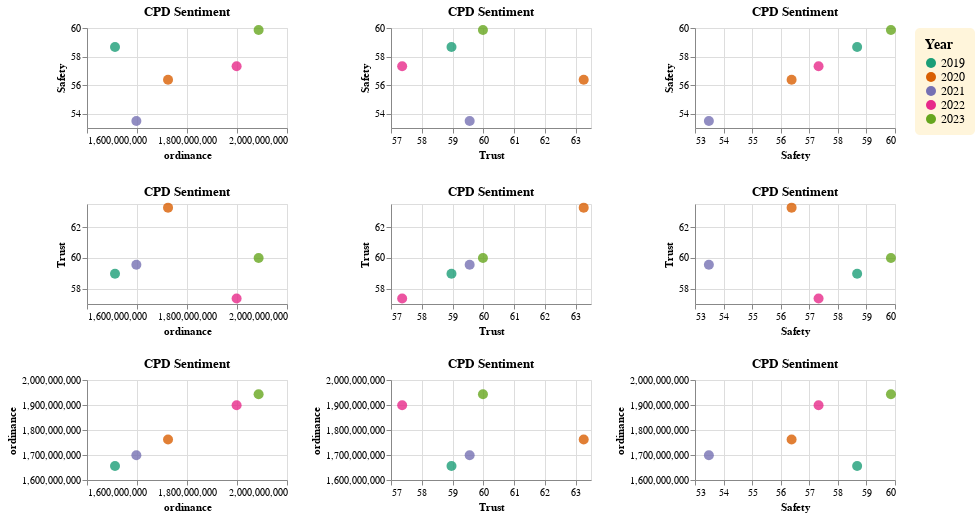

Notebook source saved alongside this figure:
### Code cell
def scatter_matrix_cpd(df):
    crimes_df = crimes.groupby(["year"], as_index = False)["num_crimes"].sum()
    safety = df.groupby(["year"], as_index = False)["Safety"].mean()
    df = df.groupby(["year"], as_index = False)["Trust"].mean()
    df = df.join(safety.set_index("year"), on = "year")
    df = df.join(budgets_cpd.set_index("year"), on = "year")
    df = df.join(crimes_df.set_index("year"), on = "year")

    chart = alt.Chart(df, title = "CPD Sentiment").mark_circle(size = 100, fillOpacity = 0.8).encode(
        x = alt.X(alt.repeat("column"), type='quantitative').scale(zero=False, padding=1),
        y = alt.Y(alt.repeat("row"), type='quantitative').scale(zero=False, padding=1),
        color = alt.Color("year").title("Year").scale(scheme = "dark2")
    ).properties(width = 200, height = 100
    ).repeat(
        row=["Safety", "Trust", "ordinance"],
        column=["ordinance", "Trust", "Safety"]
    ).configure_legend(labelLimit= 0,
                        padding = 10,
                        cornerRadius = 5,
                        labelFontSize = 12,
                        titleFontSize = 14,
                        fillColor = "#FFF5DB"
    ).resolve_axis()

    return chart

scatter_matrix_cpd(police_sentiment)

### Figure 1 — Vega-Lite specification as saved in the notebook (floating-point values rounded to 4 significant figures)
{"config": {"view": {"continuousWidth": 300, "continuousHeight": 300}, "legend": {"cornerRadius": 5, "fillColor": "#FFF5DB", "labelFontSize": 12, "labelLimit": 0, "padding": 10, "titleFontSize": 14}}, "repeat": {"column": ["ordinance", "Trust", "Safety"], "row": ["Safety", "Trust", "ordinance"]}, "spec": {"data": {"name": "data-731787a34ff57fcc90b93785c8cbe45e"}, "mark": {"type": "circle", "fillOpacity": 0.8, "size": 100}, "encoding": {"color": {"field": "year", "scale": {"scheme": "dark2"}, "title": "Year", "type": "nominal"}, "x": {"field": {"repeat": "column"}, "scale": {"zero": false, "padding": 1}, "type": "quantitative"}, "y": {"field": {"repeat": "row"}, "scale": {"zero": false, "padding": 1}, "type": "quantitative"}}, "height": 100, "title": "CPD Sentiment", "width": 200}, "resolve": {"axis": {}}, "$schema": "https://vega.github.io/schema/vega-lite/v5.20.1.json", "datasets": {"data-731787a34ff57fcc90b93785c8cbe45e": [{"year": "2019", "Trust": 58.97, "Safety": 58.68, "ordinance": 1656000000.0, "num_crimes": 261513}, {"year": "2020", "Trust": 63.26, "Safety": 56.38, "ordinance": 1762000000.0, "num_crimes": 212494}, {"year": "2021", "Trust": 59.56, "Safety": 53.49, "ordinance": 1699000000.0, "num_crimes": 209355}, {"year": "2022", "Trust": 57.36, "Safety": 57.32, "ordinance": 1899000000.0, "num_crimes": 239558}, {"year": "2023", "Trust": 59.99, "Safety": 59.86, "ordinance": 1943000000.0, "num_crimes": 262565}]}}
